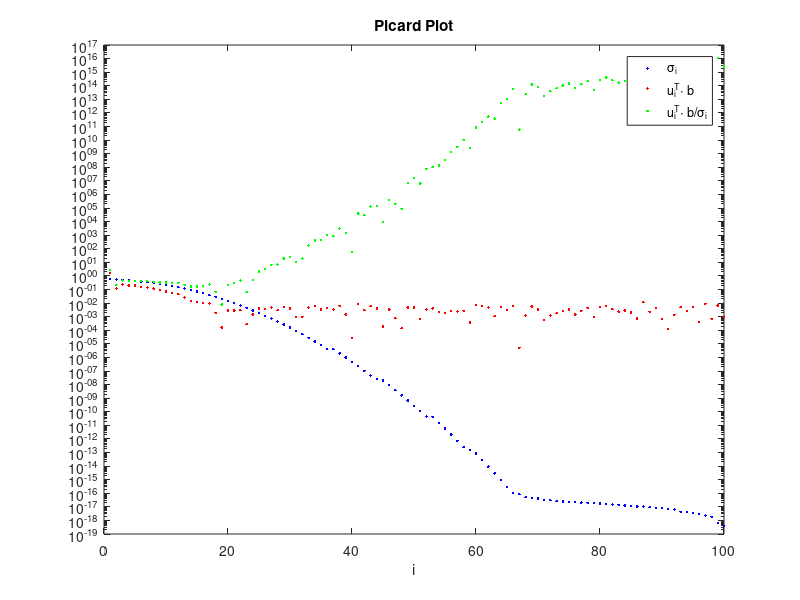
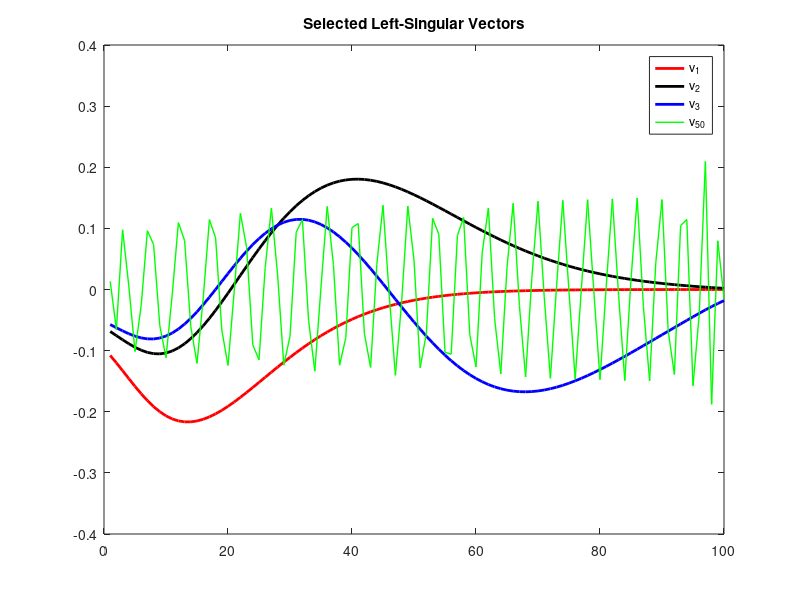
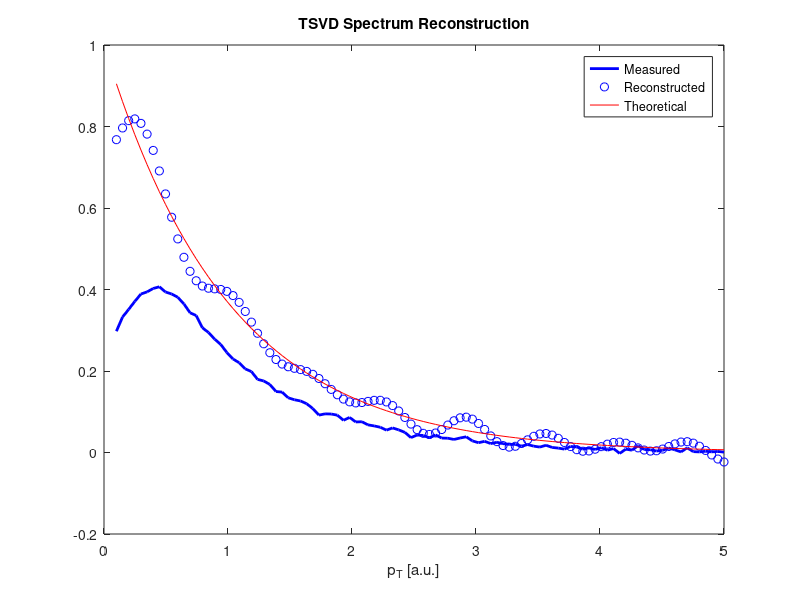
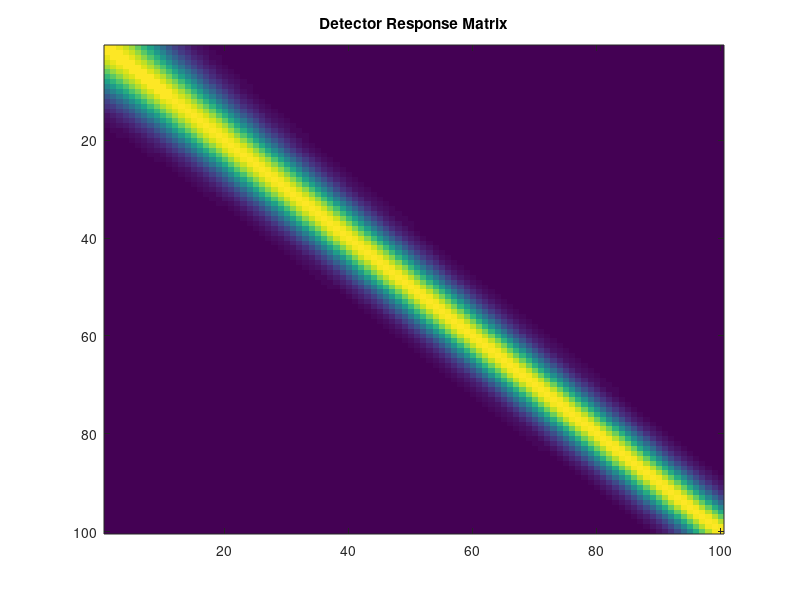

Here is the MATLAB script that generated these plots, in order:
%{
    Code demonstrating the use of truncated singular value decomposition
    for solving discrete data unfolding (i.e., deconvolution) problems.

    We simulate an exponentially falling spectrum, distorted with a 
    Gaussian convolution kernel with random white noise. The signal is
    reconstructed using a subset of the convolution kernel's left singular
    vectors. 

    AUTHOR: J. Orjuela-Koop
    DATA: December 2014
%}

%Define general parameters of the simulation
lim_inf = 0.1;
lim_sup = 5;
DIM = 100;

aux = linspace(lim_inf,lim_sup,DIM);
[Y,X] = meshgrid(aux,aux);

%Define the truth distribution and Gaussian convolution kernel
f_truth = @(x) exp(-x);
truth_orig = exp(-aux);
f_kern = @(x) 0.05*exp(-x.^2);

width = (1./sqrt(X*X+Y*Y))+0.02;

K = ((lim_sup-lim_inf)/DIM)*(exp(-(X-Y).^2./(2*width)));      %Response matrix

%Generate data
truth = exp(-aux);
b_exact = K*truth';
e = 0.01*max(b_exact)*randn(DIM,1);              %Generate Gaussian noise
b_measured = b_exact + e;                        %Add noise

%Singular Value Decomposition
[U,D,V] = svd(K);
d = diag(D);

%Generate the Picard plot
svd_comps = abs(U'*b_measured);                  %SVD coefficients
svd_comps_ratio = svd_comps ./ d;                %SVD coeffs ratio

%Solve the system using TSVD regularization
r = 16;                                           %Keep only 'r' sing. vals.
x = zeros(1,DIM);
for i=1:r
    x = x + dot(U(:,i)',b_measured)/d(i) * V(:,i)';
end

%Generate Picard Plot
figure;
semilogy(d,'b.');                               
hold on;
semilogy(svd_comps,'r.');
hold on;
semilogy(svd_comps_ratio,'g.');
title('Picard Plot')
legend('\sigma_i','u_i^T\cdot b','u_i^T\cdot b/\sigma_i')
xlabel('i')

%Plot some left-singular vectors
figure;
plot(V(:,1),'r-','LineWidth',2);
hold on;
plot(V(:,2),'k-','LineWidth',2);
hold on;
plot(V(:,3),'b-','LineWidth',2);
hold on;
plot(V(:,50),'g-','LineWidth',1);
title('Selected Left-Singular Vectors')
legend('v_1','v_2','v_3','v_{50}')

%Plot TSVD reconstruction
figure;
plot(aux,b_measured,'b-','LineWidth',2);
hold on;
plot(aux,x,'ob');
hold on;
plot(aux,truth_orig,'-r','LineWidth',0.5);
title('TSVD Spectrum Reconstruction')
legend('Measured','Reconstructed','Theoretical')
xlabel('p_{T} [a.u.]')

%Plot response matrix
figure;
imagesc(K);
title('Detector Response Matrix')

